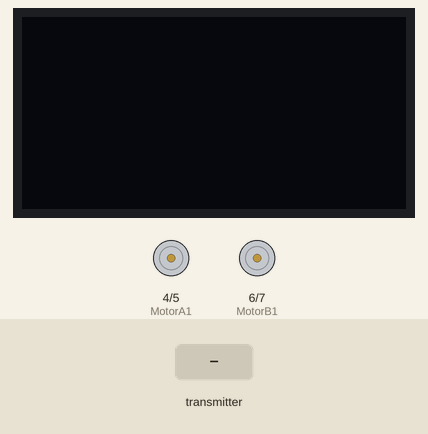
This sketch was run on a simulated Arduino Uno, built with avr-gcc and run on an emulated ATmega328P. Parts: 128×64 one-colour display, motor-driver pin pairs drawn as motors (green arrow = first pin HIGH = forward, orange = second pin HIGH = backward, longer = more drive, scaled by the enable pin). The inputs (shaded band) are chosen by the test bench. The display library's start-up logo is not drawn; no radio packets arrive unless stated; what the sketch prints to the serial monitor is not drawn.

Above: at 1.2 s.
1.3 s: the transmitter starts sending xAxis = 256
At 2.2 s:
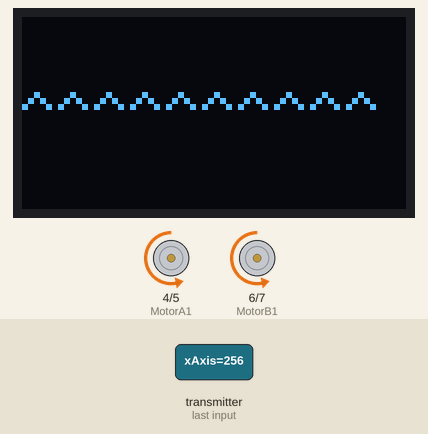
2.8 s: the transmitter starts sending yAxis = 256
At 3.9 s:
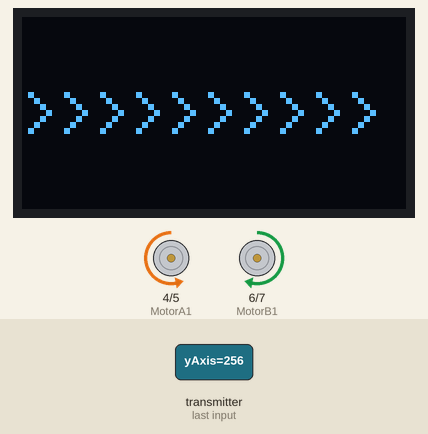
4.3 s: the transmitter starts sending yAxis = 0
At 4.7 s:
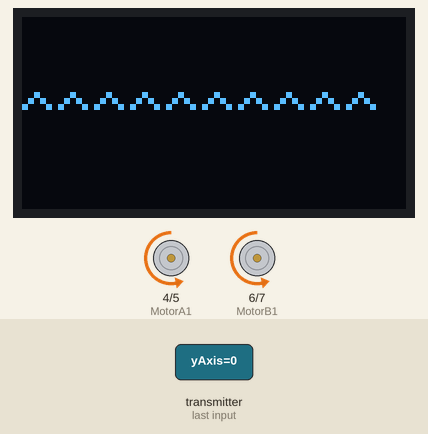
5.8 s: the transmitter starts sending xAxis = 0
At 6.4 s:
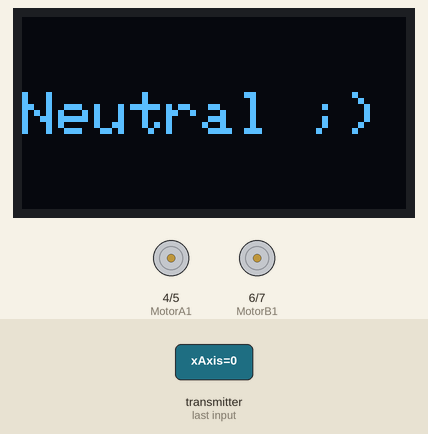
7.3 s: the transmitter starts sending xAxis = 512
At 8.3 s:
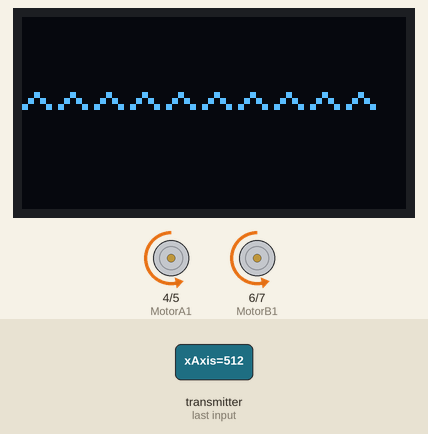
8.8 s: the transmitter starts sending yAxis = 512
At 10.0 s:
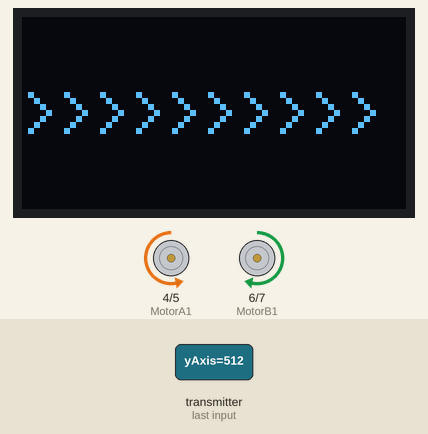
Timing chart, 0 to 11.3 s (numbered marks = the images above; inputs shaded):
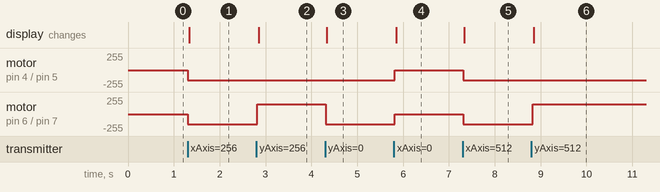

Measured:
- after the input at 1.3 s, motor on pin 4 (MotorA1) / pin 5 (MotorA2), motor on pin 6 (MotorB1) / pin 7 (MotorB2): stopped → backward 150/255 at once; the display: changes at once (image 1)
- after the input at 2.8 s, motor on pin 6 (MotorB1) / pin 7 (MotorB2): backward 150/255 → forward 150/255 at once; the display: changes after 0.05 s (image 2)
- after the input at 4.3 s, motor on pin 6 (MotorB1) / pin 7 (MotorB2): forward 150/255 → backward 150/255 at once; the display: changes at once (image 3)
- after the input at 5.8 s, motor on pin 4 (MotorA1) / pin 5 (MotorA2), motor on pin 6 (MotorB1) / pin 7 (MotorB2): backward 150/255 → stopped at once; the display: changes after 0.05 s (image 4)
- after the input at 7.3 s, motor on pin 4 (MotorA1) / pin 5 (MotorA2), motor on pin 6 (MotorB1) / pin 7 (MotorB2): stopped → backward 150/255 at once; the display: changes at once (image 5)
- after the input at 8.8 s, motor on pin 6 (MotorB1) / pin 7 (MotorB2): backward 150/255 → forward 150/255 at once; the display: changes after 0.05 s (image 6)

The sketch:

RECEIVER_CODE.ino
```cpp
#include <SPI.h>
#include <nRF24L01.h>
#include <RF24.h>
#include <Wire.h>
#include <Adafruit_GFX.h>
#include <Adafruit_SSD1306.h>

#define SCREEN_WIDTH 128
#define SCREEN_HEIGHT 64

#define OLED_RESET     -1
Adafruit_SSD1306 OLED(SCREEN_WIDTH, SCREEN_HEIGHT, &Wire, OLED_RESET);

int ENA = 3;
int ENB = 9;
int MotorA1 = 4;
int MotorA2 = 5;
int MotorB1 = 6;
int MotorB2 = 7;

RF24 radio(8, 10);

const byte address[6] = "00001";

struct data {
  int xAxis;
  int yAxis;

};
data receive_data;

void setup() {
Serial.begin(9600);
radio.begin();
radio.openReadingPipe(0,address);
radio.setPALevel(RF24_PA_MIN);
radio.setDataRate(RF24_250KBPS);
radio.startListening();
pinMode(ENA, OUTPUT);
pinMode(ENB, OUTPUT);
pinMode(MotorA1, OUTPUT);
pinMode(MotorA2, OUTPUT);
pinMode(MotorB1, OUTPUT);
pinMode(MotorB2, OUTPUT);

if (!OLED.begin(SSD1306_SWITCHCAPVCC, 0x3C)) {
    Serial.println("SSD1306 allocation failed");
}
else {
    Serial.println("Connected to OLED Screen Successfully");
}
}

int s = 40;
void loop() {
  while(radio.available()) {
    OLED.clearDisplay();
    OLED.setTextColor(WHITE, BLACK);
    OLED.setCursor(0, 25);
    OLED.setTextSize(2);

    radio.read(&receive_data, sizeof(data));
    Serial.print("recived yAxis: ");
    Serial.print(receive_data.yAxis);
    Serial.print("   recived xAxis: ");
    Serial.println(receive_data.xAxis);
    //Note : ʌ stand for forward v stand for backward N stand for neutral
    //Turn Right
    //ʌ v
    //ʌ v
    if(receive_data.yAxis > s) {
      digitalWrite(MotorA1, LOW);
      digitalWrite(MotorA2, HIGH);
      digitalWrite(MotorB1, HIGH);
      digitalWrite(MotorB2, LOW);
      analogWrite(ENA, 150);
      analogWrite(ENB, 150);
      OLED.print(">>>>>>>>>>");
      //Turn Left
      //v ʌ
      //v ʌ
}   else if(receive_data.yAxis < (-1)*s) {
      digitalWrite(MotorA1, HIGH);
      digitalWrite(MotorA2, LOW);
      digitalWrite(MotorB1, LOW);
      digitalWrite(MotorB2, HIGH);
      analogWrite(ENA, 150);
      analogWrite(ENB, 150);
      OLED.print("<<<<<<<<<<");
      //Reverse
      //v v
      //v v
} else if(receive_data.xAxis < (-1)*s){
      digitalWrite(MotorA1, HIGH);
      digitalWrite(MotorA2, LOW);
      digitalWrite(MotorB1, HIGH);
      digitalWrite(MotorB2, LOW);
      analogWrite(ENA, 150);
      analogWrite(ENB, 150);
      OLED.print("VVVVVVVVVV");
      // Forward
      // ʌ ʌ
      // ʌ ʌ
} else if(receive_data.xAxis > s){
      digitalWrite(MotorA1, LOW);
      digitalWrite(MotorA2, HIGH);
      digitalWrite(MotorB1, LOW);
      digitalWrite(MotorB2, HIGH);
      analogWrite(ENA, 150);
      analogWrite(ENB, 150);
      OLED.print("^^^^^^^^^^");
      //Neutral
      // N N
      // N N
}  else {
      digitalWrite(MotorA1, LOW);
      digitalWrite(MotorA2, LOW);
      digitalWrite(MotorB1, LOW);
      digitalWrite(MotorB2, LOW);
      analogWrite(ENA, 0);
      analogWrite(ENB, 0);
      OLED.print("Neutral ;)");
  }
 }
 OLED.display();
}
```
